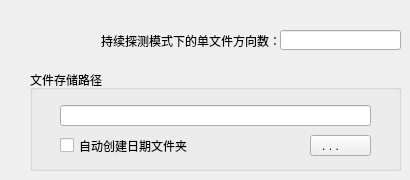
   <widget class="QWidget" name="tab_7">
    <attribute name="title">
     <string>文件存储</string>
    </attribute>
    <widget class="QGroupBox" name="groupBox_8">
     <property name="geometry">
      <rect>
       <x>30</x>
       <y>70</y>
       <width>371</width>
       <height>101</height>
      </rect>
     </property>
     <property name="title">
      <string>文件存储路径</string>
     </property>
     <widget class="QPushButton" name="pushButton_pathModify_2">
      <property name="geometry">
       <rect>
        <x>280</x>
        <y>65</y>
        <width>61</width>
        <height>21</height>
       </rect>
      </property>
      <property name="toolTip">
       <string>选择其他文件路径</string>
      </property>
      <property name="text">
       <string>. . .      </string>
      </property>
     </widget>
     <widget class="QLineEdit" name="lineEdit_DatafilePath_2">
      <property name="geometry">
       <rect>
        <x>30</x>
        <y>35</y>
        <width>311</width>
        <height>21</height>
       </rect>
      </property>
      <property name="font">
       <font>
        <pointsize>12</pointsize>
       </font>
      </property>
      <property name="text">
       <string/>
      </property>
     </widget>
     <widget class="QCheckBox" name="checkBox_autocreate_dateDir_2">
      <property name="geometry">
       <rect>
        <x>30</x>
        <y>65</y>
        <width>171</width>
        <height>21</height>
       </rect>
      </property>
      <property name="text">
       <string>自动创建日期文件夹</string>
      </property>
     </widget>
    </widget>
    <widget class="QLineEdit" name="lineEdit_nMaxDir_infile_3">
     <property name="geometry">
      <rect>
       <x>280</x>
       <y>30</y>
       <width>121</width>
       <height>20</height>
      </rect>
     </property>
    </widget>
    <widget class="QLabel" name="label_78">
     <property name="geometry">
      <rect>
       <x>30</x>
       <y>30</y>
       <width>251</width>
       <height>21</height>
      </rect>
     </property>
     <property name="text">
      <string>持续探测模式下的单文件方向数：</string>
     </property>
     <property name="alignment">
      <set>Qt::AlignRight|Qt::AlignTrailing|Qt::AlignVCenter</set>
     </property>
    </widget>
   </widget>
